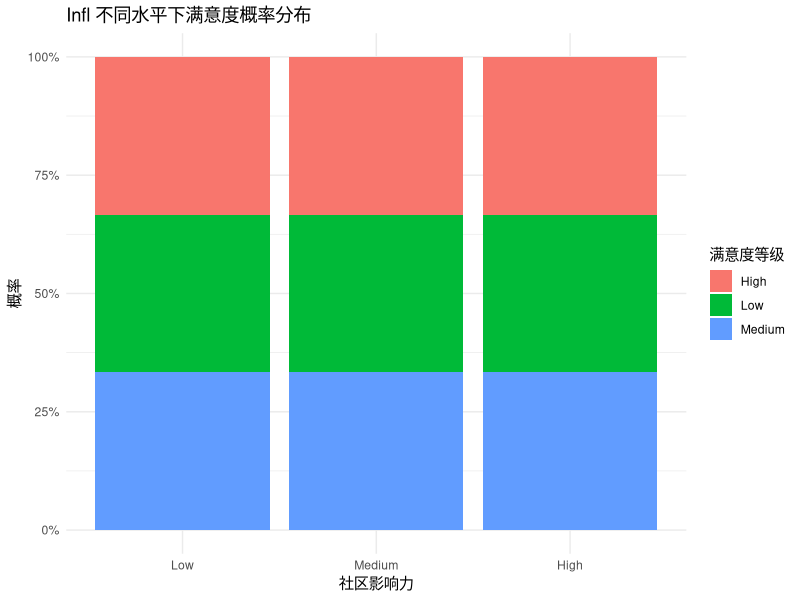

Here is the R script that generated this plot:
## ---- chunk 1
knitr::opts_chunk$set(
  echo = TRUE,
  message = FALSE,
  warning = FALSE,
  fig.width = 8,
  fig.height = 6,
  collapse = TRUE
)
## ---- chunk 2
set.seed(20250118)

housing <- MASS::housing

# 查看变量结构
str(housing)

# 确保有序因子顺序正确
housing$Sat <- ordered(housing$Sat, levels = c("Low", "Medium", "High"))
## ---- chunk 3
# 结局变量分布
prop.table(table(housing$Sat))

# 自变量与结局的列联表
with(housing, table(Sat, Infl))
## ---- chunk 4
# 使用 ordinal::clm
library(ordinal)

model_clm <- clm(Sat ~ Infl + Type + Cont, data = housing, link = "logit")
summary(model_clm)
## ---- chunk 5
nominal_test(model_clm)
## ---- chunk 6
# 提取回归系数并转换为 OR
coef_table <- coef(summary(model_clm))

or_df <- data.frame(
  term = rownames(coef_table),
  estimate = coef_table[, "Estimate"],
  se = coef_table[, "Std. Error"]
)

or_df$OR <- exp(or_df$estimate)
or_df$CI_lower <- exp(or_df$estimate - 1.96 * or_df$se)
or_df$CI_upper <- exp(or_df$estimate + 1.96 * or_df$se)

or_df
## ---- chunk 7
# 预测不同 Infl 条件下的结局概率
new_data <- data.frame(
  Infl = factor(c("Low", "Medium", "High"), levels = levels(housing$Infl)),
  Type = factor("Apartment", levels = levels(housing$Type)),
  Cont = factor("Low", levels = levels(housing$Cont))
)

pred <- predict(model_clm, newdata = new_data, type = "prob")

pred_df <- cbind(new_data, as.data.frame(pred))
# 规范列名与结局等级一致
colnames(pred_df)[4:6] <- levels(housing$Sat)

pred_df
## ---- chunk 8
library(ggplot2)

pred_long <- pred_df |>
  tidyr::pivot_longer(cols = c("Low", "Medium", "High"),
                      names_to = "Sat",
                      values_to = "prob")


ggplot(pred_long, aes(x = Infl, y = prob, fill = Sat)) +
  geom_col(position = "fill") +
  scale_y_continuous(labels = scales::percent) +
  labs(
    title = "Infl 不同水平下满意度概率分布",
    x = "社区影响力",
    y = "概率",
    fill = "满意度等级"
  ) +
  theme_minimal()
